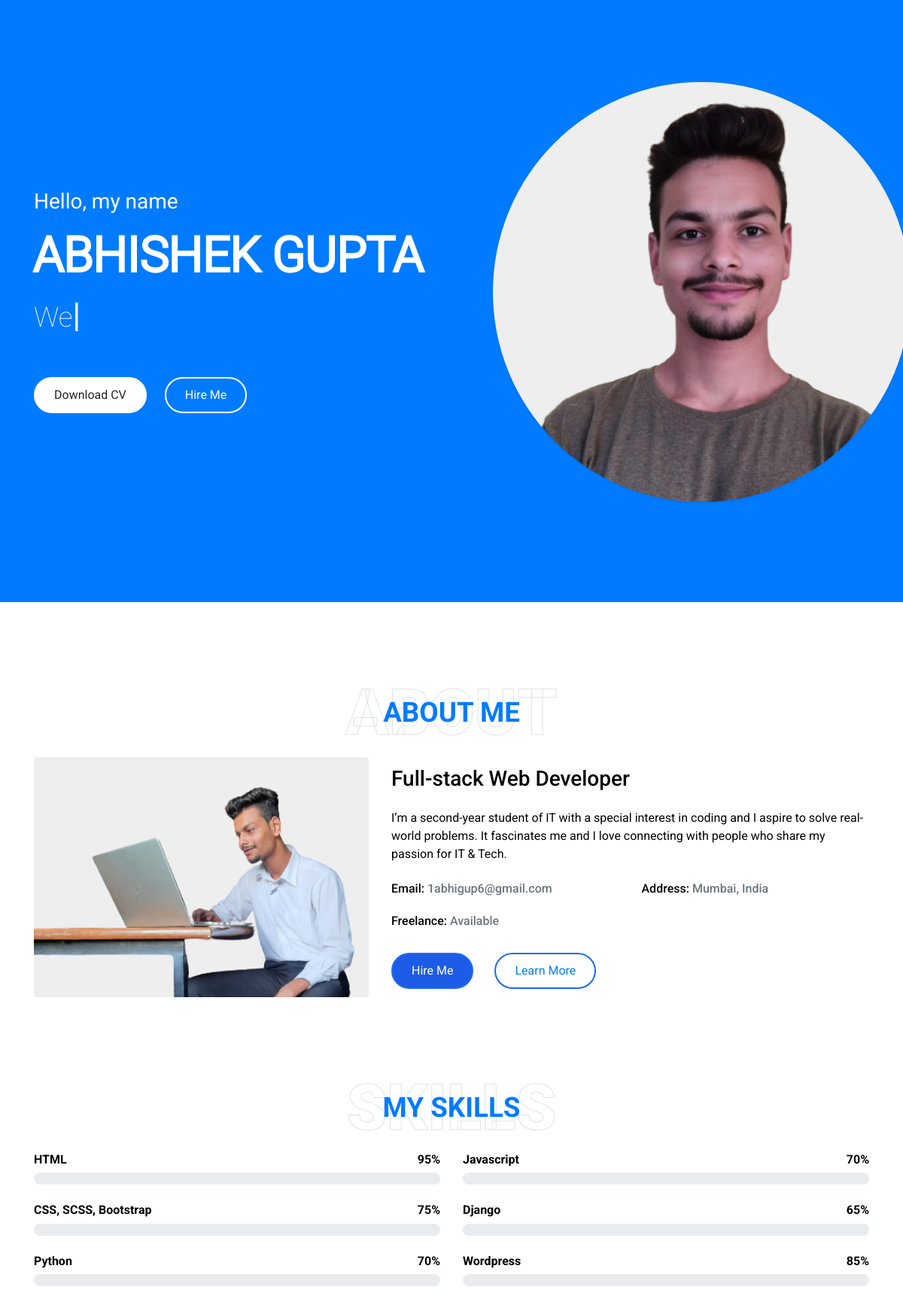
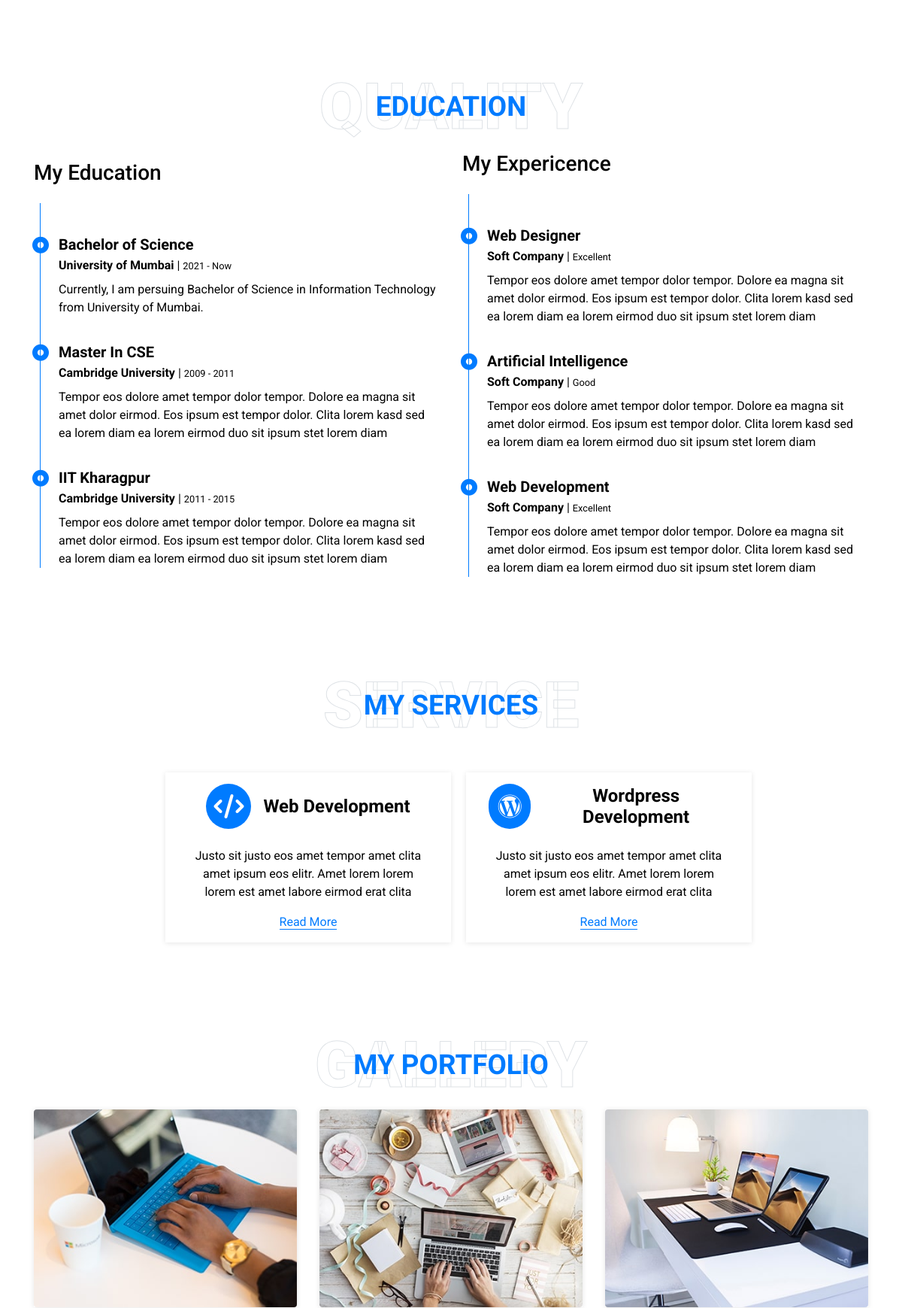
The page / (upper part) on the database its author committed (2 pictures, top to bottom).
### header/models.py (models this page shows)
class header_model(models.Model):
    salutation_text = models.CharField(max_length=50, null=True)
    my_name = models.CharField(max_length=50, null=True)
    my_image = models.ImageField(
        upload_to="main_image", max_length=500, null=True, default=None)
    my_image_alt_text = models.CharField(max_length=200, null=True)
    my_skills=models.CharField(max_length=200,null=True)

### about/models.py (models this page shows)
class about_model(models.Model):
    about_title = models.CharField(max_length=200)
    about_description = HTMLField()
    about_email = models.CharField(max_length=50)
    about_address = models.CharField(max_length=50)
    about_freelance = models.CharField(max_length=50)
    about_image = models.ImageField(
        upload_to="about_image", null=True, max_length=500, default=None)
    about_image_alt_text = models.CharField(max_length=200,default="Abhishek Gupta")

### abhifolio/views.py (the view)
# urls.py: 2. Add a URL to urlpatterns:  path('', views.home, name='home')
def home(request):
    header_model_data = header_model.objects.all()[:1]
    about_model_Data = about_model.objects.all()[:1]
    data = {
        'header_model_data': header_model_data,
        'about_model_Data': about_model_Data
    }
    return render(request, 'index.html', data)

### templates/index.html (shortened to what this page needs)
{% extends "base.html" %}
{% block mainContent %}
<body data-spy="scroll" data-target=".navbar" data-offset="51">
    <div class="container-fluid bg-primary d-flex align-items-center mb-5 py-5" id="home" style="min-height: 100vh;">
        <div class="container">
            {% for i in header_model_data %}
            <div class="row align-items-center">
                <div class="col-lg-7 text-center text-lg-left">
                    <h3 class="text-white font-weight-normal mb-3">{{i.salutation_text}}</h3>
                    <h1 class="display-3 text-uppercase text-primary mb-2" style="-webkit-text-stroke: 4px #ffffff;">
                        {{i.my_name}}</h1>
                    <h1 class="typed-text-output d-inline font-weight-lighter text-white"></h1>
                    <div class="d-flex align-items-center justify-content-center justify-content-lg-start pt-5">
                        <a href="" class="btn btn-white mr-4">Download CV</a>
                        <a href="#contact" class="btn btn-blue d-none d-sm-block">Hire Me</a>
                    </div>
                </div>
                <div class="col-lg-6 px-8 pl-lg-0 pb-5 pb-lg-4 about-img">
                    <img class="img-fluid w-100 rounded-circle shadow-sm" src="/media/{{i.my_image}}" alt="{{i.my_image_alt_text}}">
                </div>
            </div>
            {% endfor %}
        </div>
    </div>
    <div class="container-fluid py-5" id="about">
        <div class="container">
            <div class="position-relative d-flex align-items-center justify-content-center">
                <h1 class="display-1 text-uppercase text-white" style="-webkit-text-stroke: 1px #dee2e6;">About</h1>
                <h1 class="position-absolute text-uppercase text-primary">About Me</h1>
            </div>
            {% for i in about_model_Data %}
            <div class="row align-items-center">
                <div class="col-lg-5 pb-4 pb-lg-0">
                    <img class="img-fluid rounded w-100" src="/media/{{i.about_image}}" alt="{{i.about_image_alt_text}}">
                </div>
                <div class="col-lg-7">
                    <h3 class="mb-4">{{i.about_title}}</h3>
                    <p>{{i.about_description | safe}}</p>
                    <div class="row mb-3">
                        <div class="col-sm-6 py-2">
                            <h6>Email: <span class="text-secondary">{{i.about_email}}</span></h6>
                        </div>
                        <div class="col-sm-6 py-2">
                            <h6>Address: <span class="text-secondary">{{i.about_address}}</span></h6>
                        </div>
                        <div class="col-sm-6 py-2">
                            <h6>Freelance: <span class="text-secondary">{{i.about_freelance}}</span></h6>
                        </div>
                    </div>
                    {% endfor %}
                    <a href="#contact" class="btn blue btn-outline-primary mr-4">Hire Me</a>
                    <a href="#qualification" class="btn btn-outline-primary">Learn More</a>
                </div>
            </div>
        </div>
    </div>
    <div class="container-fluid py-5" id="skill">
        <div class="container">
            <div class="position-relative d-flex align-items-center justify-content-center">
                <h1 class="display-1 text-uppercase text-white" style="-webkit-text-stroke: 1px #dee2e6;">Skills</h1>
                <h1 class="position-absolute text-uppercase text-primary">My Skills</h1>
            </div>
            <div class="row align-items-center">
                <div class="col-md-6">
                    <div class="skill mb-4">
                        <div class="d-flex justify-content-between">
                            <h6 class="font-weight-bold">HTML</h6>
                            <h6 class="font-weight-bold">95%</h6>
                        </div>
                        <div class="progress">
                        </div>
                    </div>
                    <div class="skill mb-4">
                        <div class="d-flex justify-content-between">
                            <h6 class="font-weight-bold">CSS, SCSS, Bootstrap</h6>
                            <h6 class="font-weight-bold">75%</h6>
                        </div>
                        <div class="progress">
                        </div>
                    </div>
                    <div class="skill mb-4">
                        <div class="d-flex justify-content-between">
                            <h6 class="font-weight-bold">Python</h6>
                            <h6 class="font-weight-bold">70%</h6>
                        </div>
                        <div class="progress">
                        </div>
                    </div>
                </div>
                <div class="col-md-6">
                    <div class="skill mb-4">
                        <div class="d-flex justify-content-between">
                            <h6 class="font-weight-bold">Javascript</h6>
                            <h6 class="font-weight-bold">70%</h6>
                        </div>
                        <div class="progress">
                        </div>
                    </div>
                    <div class="skill mb-4">
                        <div class="d-flex justify-content-between">
                            <h6 class="font-weight-bold">Django</h6>
                            <h6 class="font-weight-bold">65%</h6>
                        </div>
                        <div class="progress">
                        </div>
                    </div>
                    <div class="skill mb-4">
                        <div class="d-flex justify-content-between">
                            <h6 class="font-weight-bold">Wordpress</h6>
                            <h6 class="font-weight-bold">85%</h6>
                        </div>
                        <div class="progress">
                        </div>
                    </div>
                </div>
            </div>
        </div>
    </div>
    <div class="container-fluid py-5" id="qualification">
        <div class="container">
            <div class="position-relative d-flex align-items-center justify-content-center">
                <h1 class="display-1 text-uppercase text-white" style="-webkit-text-stroke: 1px #dee2e6;">Quality</h1>
                <h1 class="position-absolute text-uppercase text-primary">Education</h1>
            </div>
            <div class="row align-items-center">
                <div class="col-lg-6">
                    <h3 class="mb-4">My Education</h3>
                    <div class="border-left border-primary pt-2 pl-4 ml-2">
                        <div class="position-relative ex-me mb-4">
                            <i class="far fa-dot-circle text-primary position-absolute"
                                style="top: 2px; left: -35px; font-size: 22px;"></i>
                            <h5 class="font-weight-bold mb-1">Bachelor of Science</h5>
                            <p class="mb-2"><strong>University of Mumbai</strong> | <small>2021 - Now</small></p>
                            <p>Currently, I am persuing Bachelor of Science in Information Technology from University of
                                Mumbai.</p>
                        </div>
                        <div class="position-relative ex-me mb-4">
                            <i class="far fa-dot-circle text-primary position-absolute"
                                style="top: 2px; left: -35px;  font-size: 22px;"></i>
                            <h5 class="font-weight-bold mb-1">Master In CSE</h5>
                            <p class="mb-2"><strong>Cambridge University</strong> | <small>2009 - 2011</small></p>
                            <p>Tempor eos dolore amet tempor dolor tempor. Dolore ea magna sit amet dolor eirmod. Eos
                                ipsum est tempor dolor. Clita lorem kasd sed ea lorem diam ea lorem eirmod duo sit ipsum
                                stet lorem diam</p>
                        </div>
                        <div class="position-relative ex-me mb-4">
                            <i class="far fa-dot-circle text-primary position-absolute"
                                style="top: 2px; left: -35px;  font-size: 22px;"></i>
                            <h5 class="font-weight-bold mb-1">IIT Kharagpur</h5>
                            <p class="mb-2"><strong>Cambridge University</strong> | <small>2011 - 2015</small></p>
                            <p>Tempor eos dolore amet tempor dolor tempor. Dolore ea magna sit amet dolor eirmod. Eos
                                ipsum est tempor dolor. Clita lorem kasd sed ea lorem diam ea lorem eirmod duo sit ipsum
                                stet lorem diam</p>
                        </div>
                    </div>
                </div>
                <div class="col-lg-6">
                    <h3 class="mb-4">My Expericence</h3>
                    <div class="border-left border-primary pt-2 pl-4 ml-2">
                        <div class="position-relative ex-me mb-4">
                            <i class="far fa-dot-circle text-primary position-absolute"
                                style="top: 2px;left: -35px;  font-size: 22px;"></i>
                            <h5 class="font-weight-bold mb-1">Web Designer</h5>
                            <p class="mb-2"><strong>Soft Company</strong> | <small> Excellent</small></p>
                            <p>Tempor eos dolore amet tempor dolor tempor. Dolore ea magna sit amet dolor eirmod. Eos
                                ipsum est tempor dolor. Clita lorem kasd sed ea lorem diam ea lorem eirmod duo sit ipsum
                                stet lorem diam</p>
                        </div>
                        <div class="position-relative ex-me mb-4">
                            <i class="far fa-dot-circle text-primary position-absolute"
                                style="top: 2px;left: -35px;  font-size: 22px;"></i>
                            <h5 class="font-weight-bold mb-1">Artificial Intelligence</h5>
                            <p class="mb-2"><strong>Soft Company</strong> | <small> Good</small></p>
                            <p>Tempor eos dolore amet tempor dolor tempor. Dolore ea magna sit amet dolor eirmod. Eos
                                ipsum est tempor dolor. Clita lorem kasd sed ea lorem diam ea lorem eirmod duo sit ipsum
                                stet lorem diam</p>
                        </div>
                        <div class="position-relative ex-me mb-4">
                            <i class="far fa-dot-circle text-primary position-absolute"
                                style="top: 2px;left: -35px;  font-size: 22px;"></i>
                            <h5 class="font-weight-bold mb-1">Web Development</h5>
                            <p class="mb-2"><strong>Soft Company</strong> | <small> Excellent</small></p>
                            <p>Tempor eos dolore amet tempor dolor tempor. Dolore ea magna sit amet dolor eirmod. Eos
                                ipsum est tempor dolor. Clita lorem kasd sed ea lorem diam ea lorem eirmod duo sit ipsum
                                stet lorem diam</p>
                        </div>
                    </div>
                </div>
            </div>
        </div>
    </div>
    <div class="container-fluid pt-5" id="service">
        <div class="container">
            <div class="service-h4 position-relative d-flex align-items-center justify-content-center">
                <h1 class="display-1 text-uppercase text-white" style="-webkit-text-stroke: 1px #dee2e6;">Service</h1>
                <h1 class="position-absolute text-uppercase text-primary">My Services</h1>
            </div>
            <div class="row pb-3 align-items-center justify-content-center">
                <div class="service-box col-lg-4 col-md-6 text-center mb-5">
                    <div class="d-flex align-items-center justify-content-center mb-4">
                        <i class="fa fa-2x fa-code service-icon bg-primary text-white mr-3"></i>
                        <h4 class="font-weight-bold m-0">Web Development</h4>
                    </div>
                    <p>Justo sit justo eos amet tempor amet clita amet ipsum eos elitr. Amet lorem lorem lorem est amet
                        labore eirmod erat clita</p>
                    <a class="border-bottom border-primary text-decoration-none" href="">Read More</a>
                </div>
                <div class="service-box col-lg-4 col-md-6 text-center mb-5">
                    <div class="d-flex align-items-center justify-content-center mb-4">
                        <i class="fab fa-2x fa-wordpress service-icon bg-primary text-white mr-3"></i>
                        <h4 class="font-weight-bold m-0">Wordpress Development</h4>
                    </div>
                    <p>Justo sit justo eos amet tempor amet clita amet ipsum eos elitr. Amet lorem lorem lorem est amet
                        labore eirmod erat clita</p>
                    <a class="border-bottom border-primary text-decoration-none" href="">Read More</a>
                </div>
            </div>
        </div>
    </div>
    <div class="container-fluid pt-5 pb-3" id="portfolio">
        <div class="container">
            <div class="position-relative d-flex align-items-center justify-content-center">
                <h1 class="display-1 text-uppercase text-white" style="-webkit-text-stroke: 1px #dee2e6;">Gallery</h1>
                <h1 class="position-absolute text-uppercase text-primary">My Portfolio</h1>
            </div>
            <div class="row portfolio-container">
                <div class="col-lg-4 col-md-6 mb-4 portfolio-item first">
                    <div class="position-relative overflow-hidden mb-2 port-img-shadow">
                        <a href="#"> <img class="img-fluid rounded w-100" src="/static/img/portfolio-1.jpg" alt=""></a>
                    </div>
                </div>
                <div class="col-lg-4 col-md-6 mb-4 portfolio-item second">
                    <div class="position-relative overflow-hidden mb-2 port-img-shadow">
                        <a href="#"><img class="img-fluid rounded w-100" src="/static/img/portfolio-2.jpg" alt=""></a>
                    </div>
                </div>
                <div class="col-lg-4 col-md-6 mb-4 portfolio-item third">
                    <div class="position-relative overflow-hidden mb-2 port-img-shadow">
                        <a href=""> <img class="img-fluid rounded w-100" src="/static/img/portfolio-3.jpg" alt=""></a>
                    </div>
                </div>
            </div>
        </div>
    </div>
    {% endblock mainContent %}

### rows shown on the page
header_model: salutation_text "Hello, my name", my_name "ABHISHEK GUPTA", my_image (picture)
about_model: about_image (picture), about_title "Full-stack Web Developer", about_description "I’m a second-year student of IT with a special interest in coding and I aspire to solve real-world problems. It fascinates me and I love connecting with people who share my passion for IT & Tech.", about_email "1abhigup6@gmail.com", about_address "Mumbai, India", about_freelance "Available"
